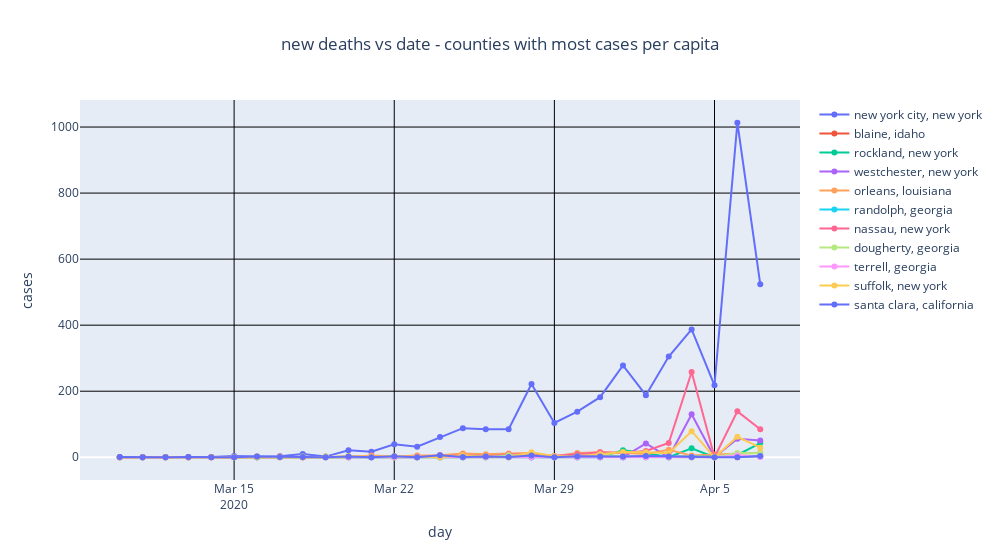

The code cell stored with this chart in its notebook:
### Code cell
#
# new deaths per day
GRAPH_TITLE="new deaths vs date - counties with most cases per capita"
graph_list=[]
for county,state in cs_list:
    indices=(nytplot_df.county==county) & (nytplot_df.state==state)
    tmp_df = nytplot_df[indices]
    graph_list.append(go.Scatter(name=f"{county}, {state}",
                               x=tmp_df['tstamp'],
                               y=tmp_df['ddeaths'],
                               mode='lines+markers'
                               ))
x_axis=dict(
    showgrid=True,
    title='day')
y_axis=dict(
    showgrid=True,
    title='cases')

layout=go.Layout(
    title={
        'text':GRAPH_TITLE,
        'x':0.5  # center
    },
    xaxis=x_axis,
    #yaxis_type="log",
    yaxis=y_axis,
    width=1000,
    showlegend=True
)
fig = go.Figure( data=graph_list, layout=layout)
fig.update_yaxes(gridcolor='black')
fig.update_xaxes(gridcolor='black')
fig.show()
